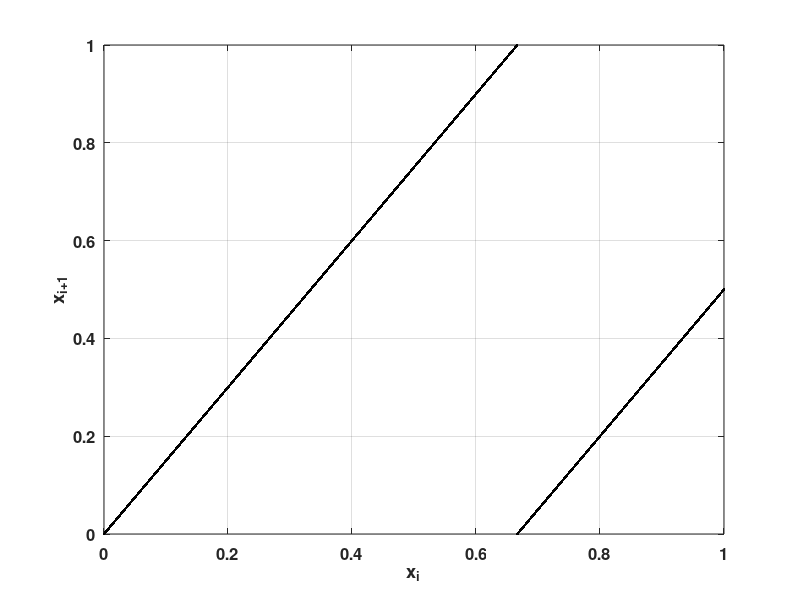
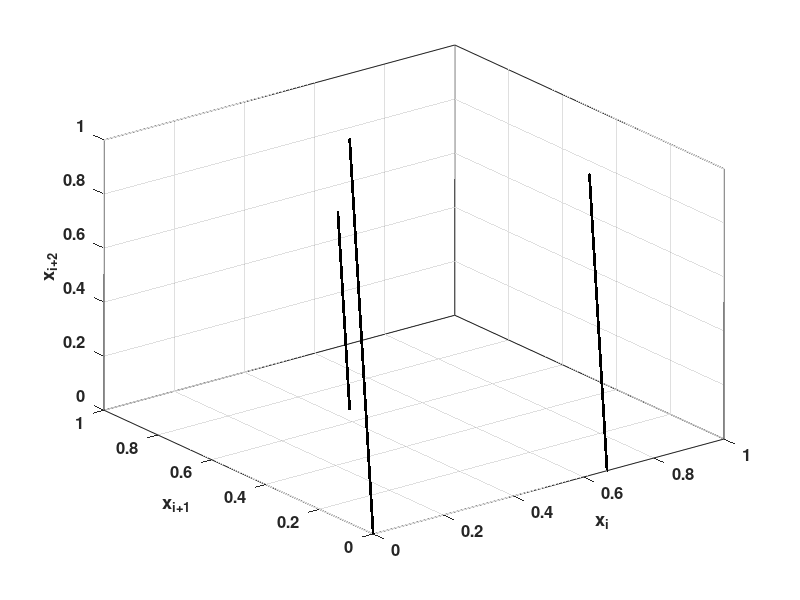

The MATLAB script that drew these images, in order:
clear;
x(1) = rand;
beta = 1.5; 
N = 10^5;

for i = 2:N
    x(i) = mod(beta * x(i-1), 1);
end

x = x(200:end); 

figure
plot(x(1:end-1), x(2:end), '.k')
xlabel('x_{i}')
ylabel('x_{i+1}')
grid on
box on
set(gca,'fontsize',12)
set(gca,'fontweight','bold')

figure
plot3(x(1:end-2), x(2:end-1), x(3:end), '.k')
xlabel('x_{i}')
ylabel('x_{i+1}')
zlabel('x_{i+2}')
grid on
box on
set(gca,'fontsize',12)
set(gca,'fontweight','bold')
